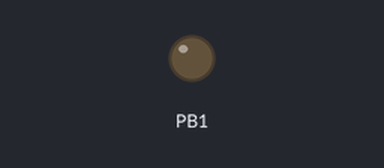
Bench run of a sketch on a simulated ATtiny85, built with avr-gcc and run on an emulated ATtiny85. On the bench: output pins drawn as LEDs (lit = HIGH).

Above: at 0.1 s.
At 101.3 s:
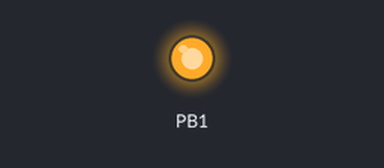
Timing chart, 0 to 102.8 s (numbered marks = the images above):
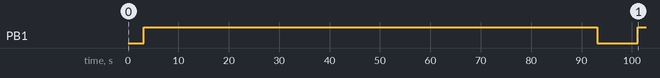

Measured:
- by itself, PB1: LOW → HIGH at 3.1 s, → LOW 90.0 s later, → HIGH 8.1 s later

The sketch:

sketch_rickrollyt.ino
```cpp
#include <DigiKeyboard.h>

void setup() {
  // put your setup code here, to run once:
  pinMode(1, OUTPUT);
}

void loop() {
  // put your main code here, to run repeatedly:
  DigiKeyboard.update();
  DigiKeyboard.sendKeyStroke(0);
  DigiKeyboard.delay(1000);
  DigiKeyboard.sendKeyStroke(KEY_R, MOD_GUI_LEFT); // Open run windows
  DigiKeyboard.delay(1000);
  DigiKeyboard.println("chrome https://www.youtube.com/watch?v=dQw4w9WgXcQ");
  DigiKeyboard.delay(1000);
  digitalWrite(1, HIGH); //turn on led when program finishes
  DigiKeyboard.delay(90000);
  digitalWrite(1, LOW);
  DigiKeyboard.delay(5000);
}
```
